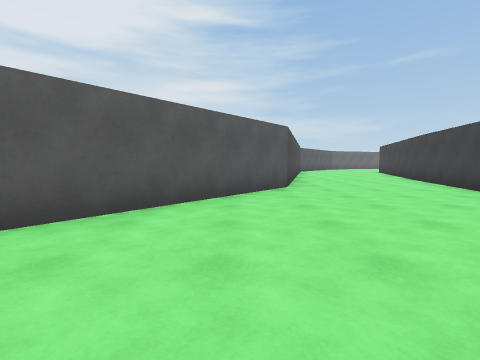
View 1 (above)

22 first-person views from a walk through a Unity game level. The camera is 1.2 m above the floor, tilts 4° down and sees 85° across. The floor is counted in squares, 2 m on a side. Each view is taken from the middle of a square. On the plan, view 1 faces up. The plan holds only what a view shows up to about 9 squares ahead; the rest is blank. The place goes on beyond the plan. The player character is not drawn.

View 2
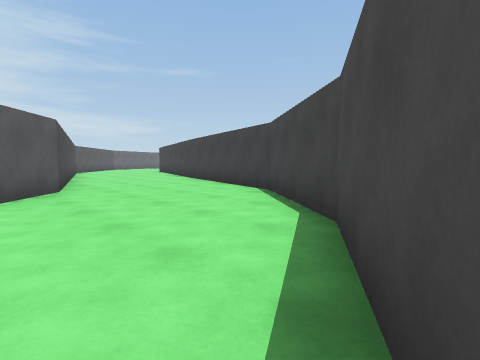

View 3
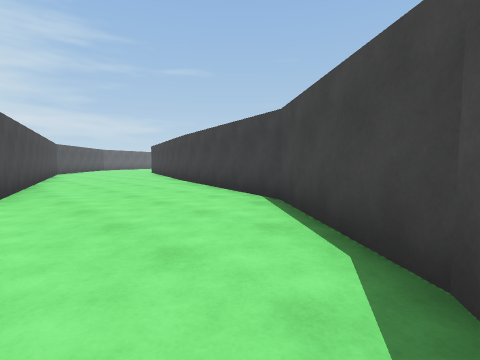

View 4
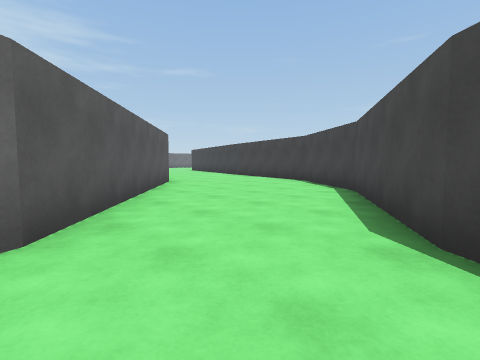

View 5
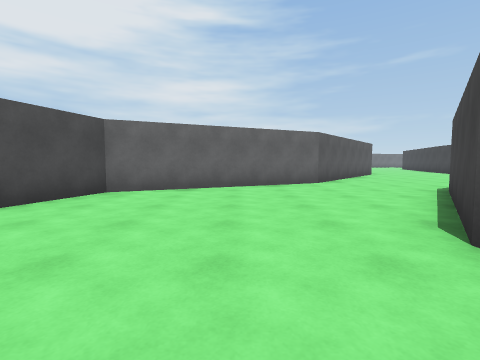

View 6
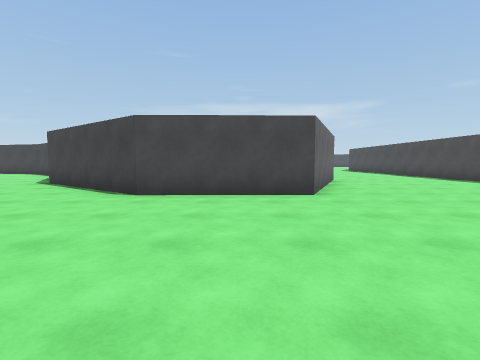

View 7
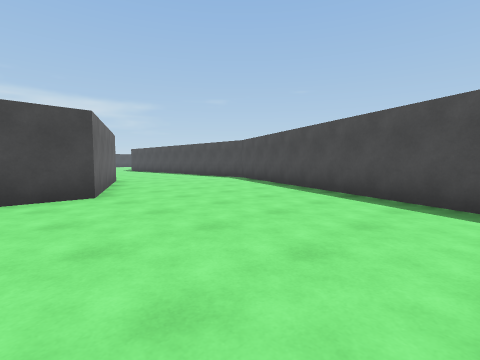

View 8
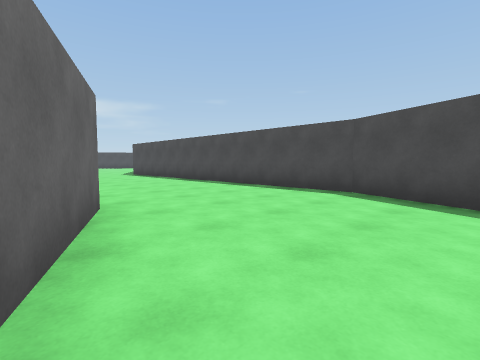

View 9
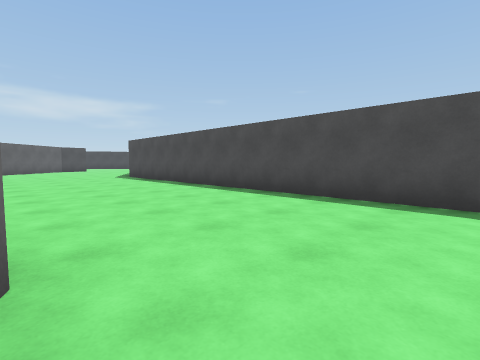

View 10
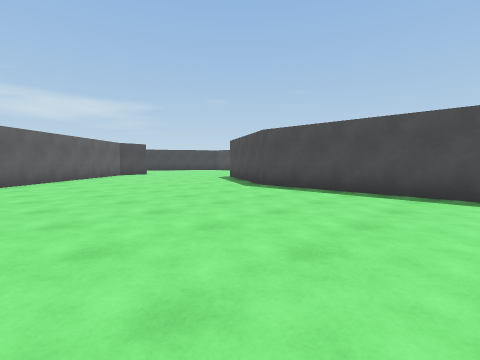

View 11
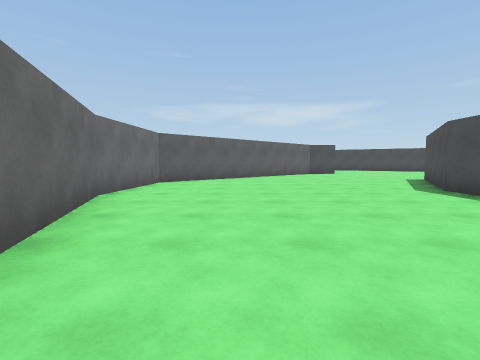

View 12
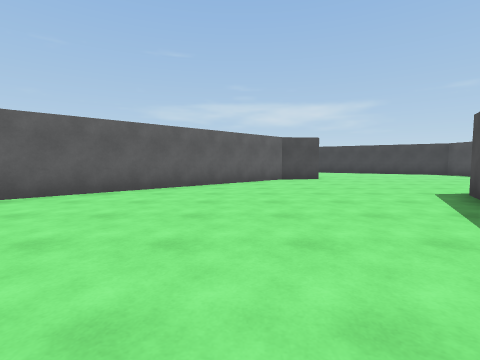

View 13
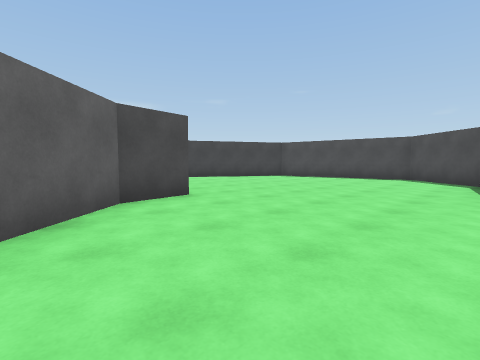

View 14
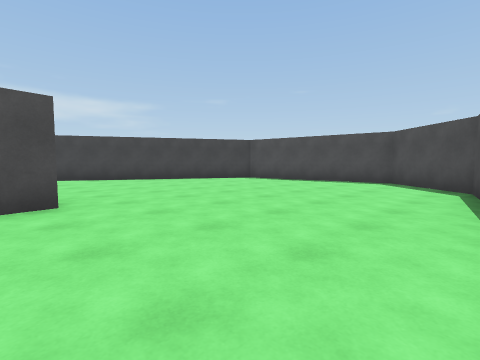

View 15
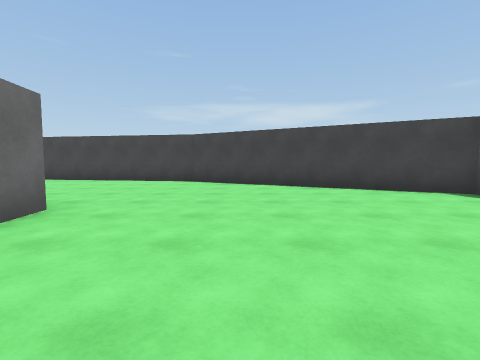

View 16
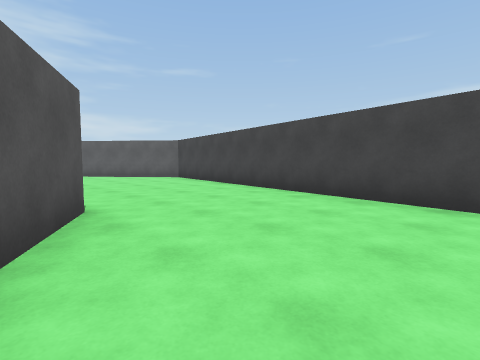

View 17
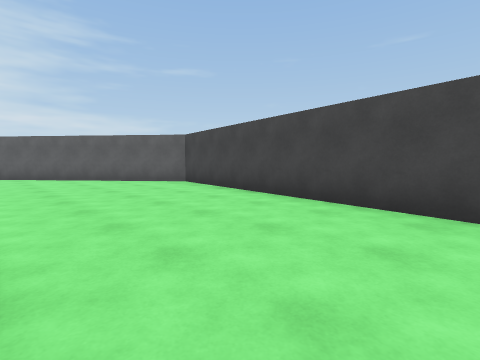

View 18
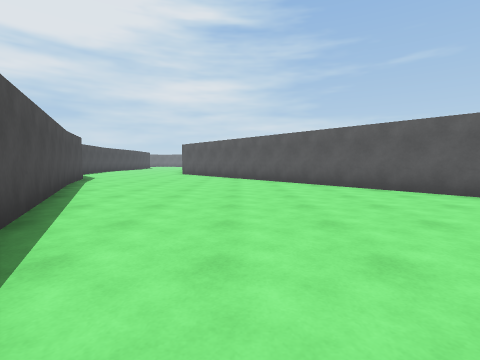

View 19
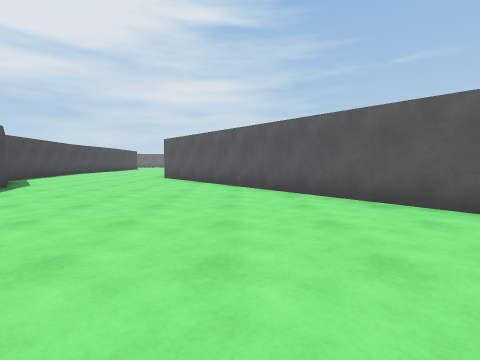

View 20
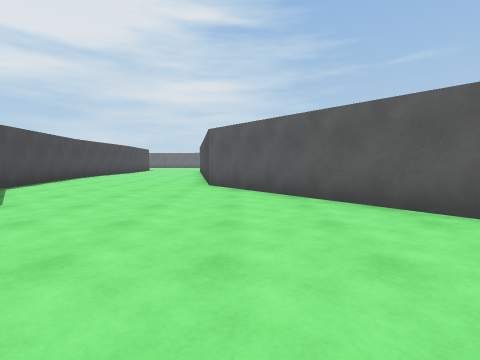

View 21
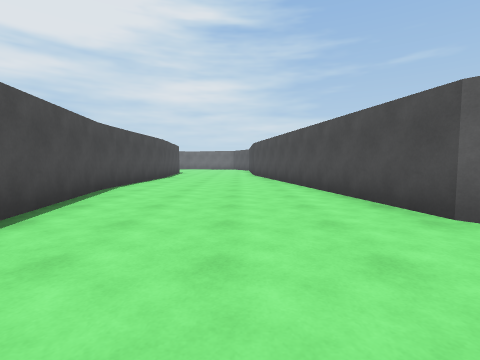

View 22
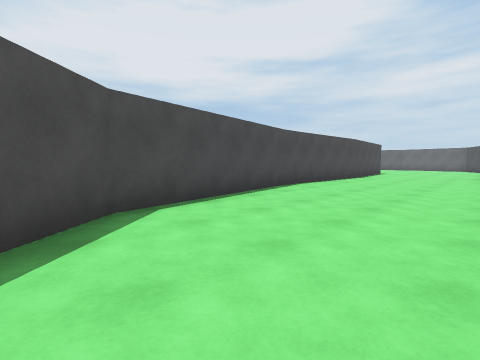

### Floor plan
Points are (right, up) in squares from view 1. A wall is a line through its corners. A room is listed if a view was taken in it or the views show most of it. See-through windows are left out.
Room 1 (views 1, 2, 3)
walls: (-0.8, -0.7) (2.5, 1.1) (4.4, 3.5) (5.9, 9.1); (2, 9.6) (1.1, 6.2) (-2.8, 1.4) (-3.7, 1)
ways out: opening at (-2.5, 0.5) to room 2
Room 2 (views 4, 5, 6, 7, 8, 9, 10, 11, 12, 13, 14, 15, 16, 17, 18, 19, 20, 21, 22)
walls: (17, -13.7) (16.9, -12.4) (11.5, -6.7) (8.6, -6.5) (5.6, -7.5); (14.3, 0.1) (17.9, -6.8); (0.7, -9.1) (-3.3, -7.3) (-3.3, -4.2) (-0.8, -0.7); (18.4, -13.6) (17.5, -13.7); (19.9, -10.5) (19, -12.1); (13.2, -18.6) (13.4, -19.4) (15.1, -21) (18.2, -20.6); (12, 6.6) (12.8, 2.1) (14.5, 0.2); (19.7, -20.4) (23, -14.6) (24.5, -5.2) (17.2, 3.7) (16.2, 9.5); (-3.7, 1) (-7.6, -0.9) (-8.1, -2.7); (12.1, 9.5) (12, 6.5); (-7.9, -10) (-0.9, -13.2) (9.4, -13.2) (12.7, -15.1)
ways out: opening at (-2.5, 0.5) to room 1

Positions as (right, up) in squares from view 1, and headings:
1: (0, 0), facing up
2: (0, 0), facing up-right
3: (1, 1), facing up-right
4: (-3, -1), facing up-right
5: (-5, -6), facing up
6: (-8, -6), facing right
7: (-8, -6), facing down-right
8: (-3, -8), facing down-right
9: (-1, -9), facing down-right
10: (5, -8), facing down-right
11: (4, -9), facing right
12: (8, -11), facing right
13: (13, -11), facing down-right
14: (13, -13), facing down-right
15: (15, -16), facing right
16: (19, -14), facing up-right
17: (20, -12), facing up-right
18: (20, -9), facing up
19: (20, -6), facing up
20: (18, -3), facing up
21: (15, 1), facing up
22: (16, 1), facing up-left
